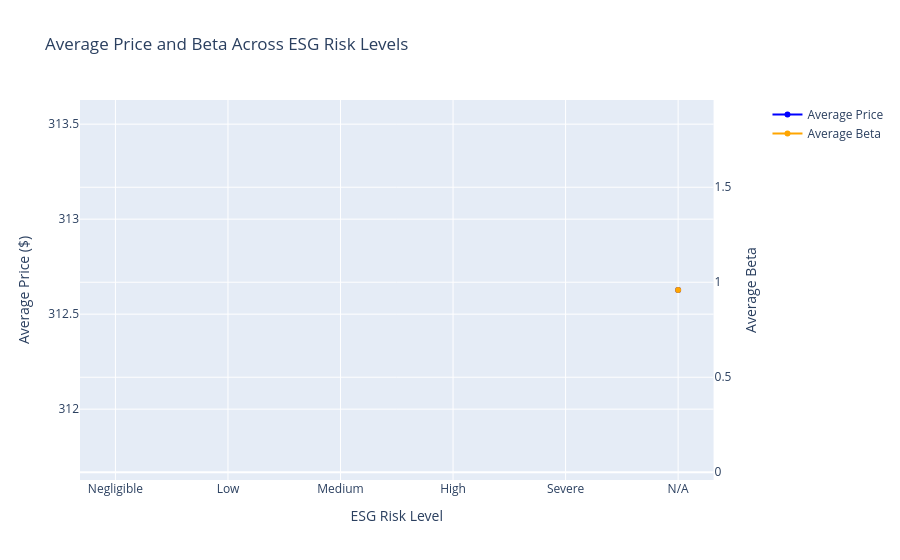

Notebook code for this chart:
### Markdown cell above
This bar chart illustrates the average beta across various ESG risk levels. Interestingly, stocks with a 'Negligible' ESG risk show a relatively higher average beta, suggesting that even companies with minimal ESG risks can exhibit significant volatility. Meanwhile, companies categorized under 'Medium' ESG risk display a lower average beta, indicating reduced stock volatility. Notably, both 'High' and 'Severe' ESG risk levels show a similar average beta to the 'Negligible' category, suggesting that a higher ESG risk does not always correlate with increased stock volatility.

### Code cell
import plotly.graph_objects as go
from plotly.subplots import make_subplots

# Define the order of ESG risk levels
esg_order = ['Negligible', 'Low', 'Medium', 'High', 'Severe', 'N/A']

# Convert ESG Description to a categorical type with the specified order
consolidated_df['ESG Description'] = pd.Categorical(consolidated_df['ESG Description'], categories=esg_order, ordered=True)

# Calculate average price and beta across ESG risk levels
avg_values = consolidated_df.groupby('ESG Description').agg({'Price': 'mean', 'Beta': 'mean'}).reset_index()

# Create a subplot
fig = make_subplots(specs=[[{"secondary_y": True}]])

# Add the average price trace
fig.add_trace(
    go.Scatter(x=avg_values['ESG Description'], y=avg_values['Price'], name='Average Price', line=dict(color='blue')),
    secondary_y=False,)

# Add the average beta trace
fig.add_trace(
    go.Scatter(x=avg_values['ESG Description'], y=avg_values['Beta'], name='Average Beta', line=dict(color='orange')),
    secondary_y=True,)

fig.update_layout(
    title='Average Price and Beta Across ESG Risk Levels',
    xaxis_title='ESG Risk Level',
    yaxis_title='Average Price ($)',
    yaxis2_title='Average Beta')

fig.show()

### Figure 1 — Plotly figure (JSON) as saved in the notebook; plotly's stock layout.template omitted (floating-point values rounded to 4 significant figures)
{"data": [{"line": {"color": "blue"}, "name": "Average Price", "type": "scatter", "x": ["Negligible", "Low", "Medium", "High", "Severe", "N/A"], "xaxis": "x", "y": [null, null, null, null, null, 312.6], "yaxis": "y"}, {"line": {"color": "orange"}, "name": "Average Beta", "type": "scatter", "x": ["Negligible", "Low", "Medium", "High", "Severe", "N/A"], "xaxis": "x", "y": [null, null, null, null, null, 0.9591], "yaxis": "y2"}], "layout": {"autosize": true, "title": {"text": "Average Price and Beta Across ESG Risk Levels"}, "xaxis": {"anchor": "y", "autorange": true, "domain": [0, 0.94], "range": [-0.3311, 5.331], "title": {"text": "ESG Risk Level"}, "type": "category"}, "yaxis": {"anchor": "x", "autorange": true, "domain": [0, 1], "range": [311.6, 313.6], "title": {"text": "Average Price ($)"}, "type": "linear"}, "yaxis2": {"anchor": "x", "autorange": true, "overlaying": "y", "range": [-0.04086, 1.959], "side": "right", "title": {"text": "Average Beta"}, "type": "linear"}}}
